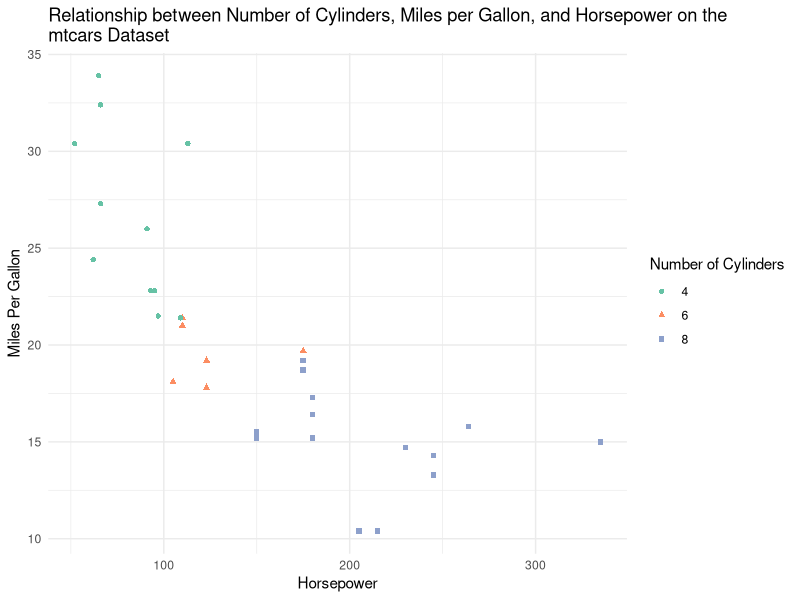

This chart was generated by the following R code:
## ---- chunk 1
library(dplyr)
library(knitr)
library(ggplot2)
library(RColorBrewer)
## ---- chunk 2
#| output-location: column
mtcars %>% select(cyl, mpg, hp) %>%
  arrange(mpg) %>%
  ggplot(aes(x = hp, y = mpg, color = as.factor(cyl), shape = as.factor(cyl))) + 
    geom_point() +
    labs(color = "Number of Cylinders", shape = "Number of Cylinders") +
    xlab("Horsepower") + ylab("Miles Per Gallon") + 
    ggtitle("Relationship between Number of Cylinders, Miles per Gallon, and Horsepower on the \nmtcars Dataset") +
  scale_color_brewer(palette = "Set2") + 
  theme_minimal()
